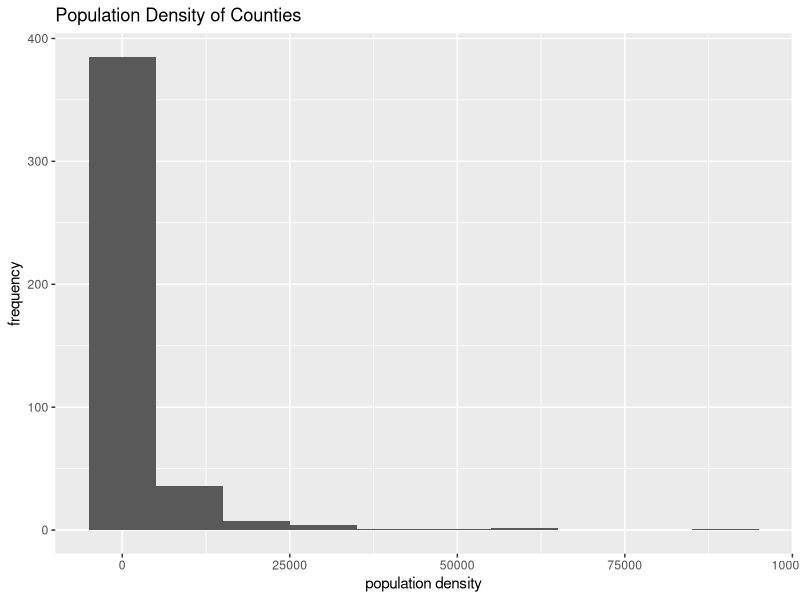
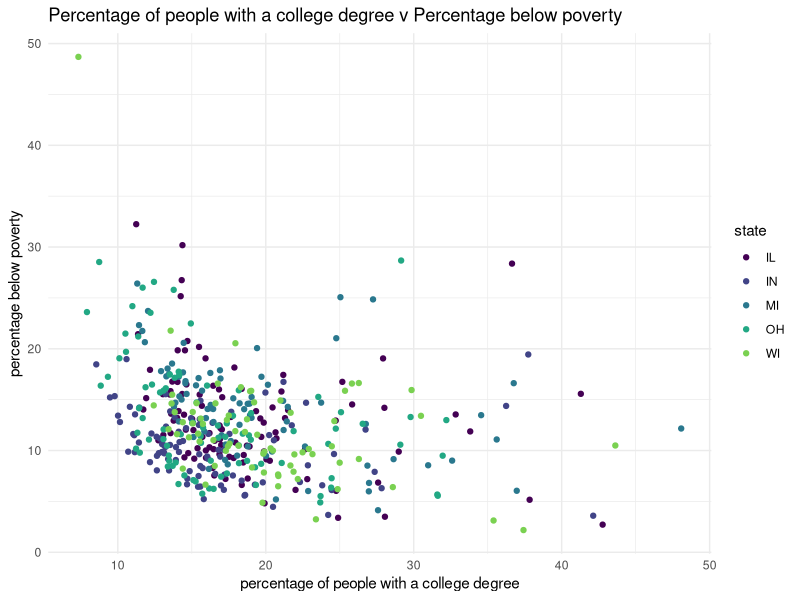
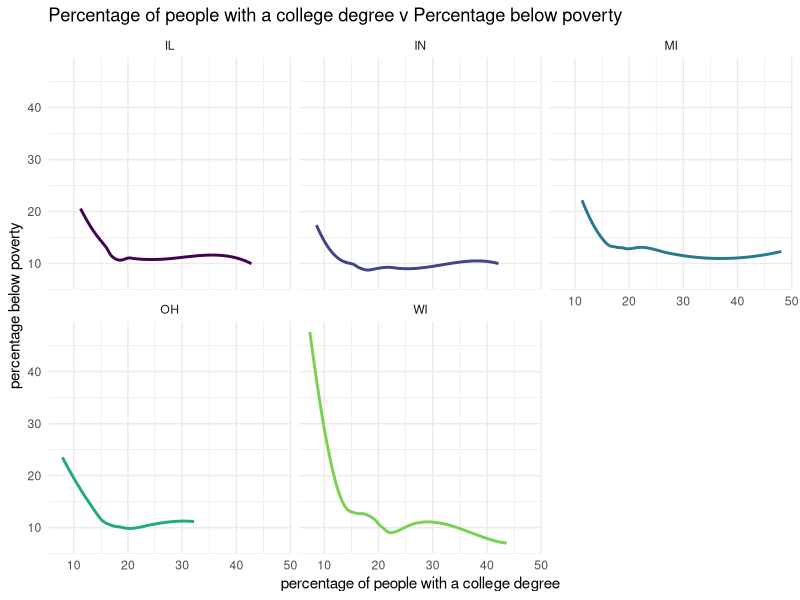

Write the R code that produced these figures, in order.
## ---- chunk 1
#| label: load-packages
#| message: false
#| warning: false

library(tidyverse)
library(viridis)
## ---- chunk 2
#| label: add-histogram
ggplot(midwest, mapping=aes(x=popdensity))+
  geom_histogram(binwidth=10000)+
  labs(
    x="population density",
    y= "frequency",
    title="Population Density of Counties"
  )
## ---- chunk 3
#| label: add-scatterplot
ggplot(midwest, mapping=aes(x=percollege, y=percbelowpoverty, color=state))+
  geom_point()+
  labs(
    x="percentage of people with a college degree",
    y= "percentage below poverty",
    title="Percentage of people with a college degree v Percentage below poverty"
  )+
  scale_color_viridis_d(option="D", end=0.8)+
  theme_minimal()
## ---- chunk 4
#| label: scatterplots_for_each_state
ggplot(midwest, mapping=aes(x=percollege, y=percbelowpoverty, color=state))+
  geom_smooth(se=FALSE, show.legend=FALSE)+
  labs(
    x="percentage of people with a college degree",
    y= "percentage below poverty",
    title="Percentage of people with a college degree v Percentage below poverty"
  )+
  facet_wrap(~state)+
  scale_color_viridis_d(option="D", end=0.8)+
  theme_minimal()
